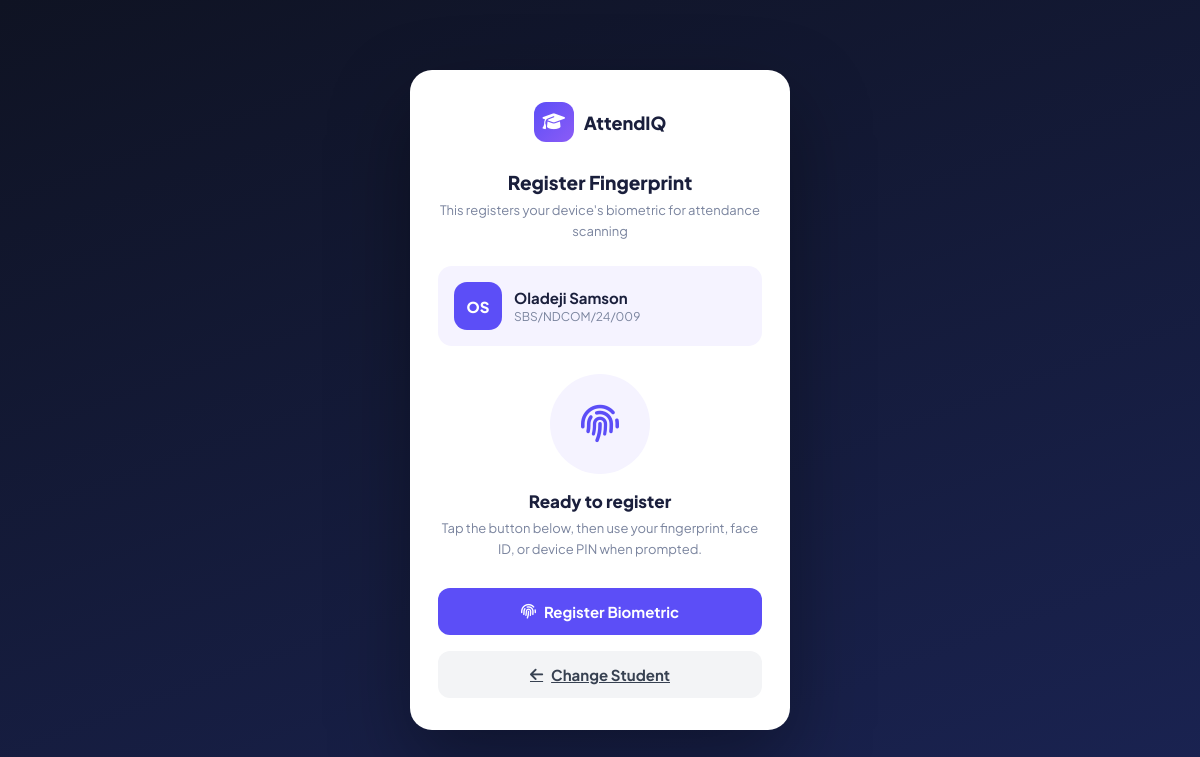
/mobile/register.php?sid=7, run on the app's committed database.
### tables this page shows
CREATE TABLE `students` (
  `id` int(11) NOT NULL,
  `matric_no` varchar(40) NOT NULL,
  `full_name` varchar(120) NOT NULL,
  `email` varchar(120) DEFAULT NULL,
  `phone` varchar(20) DEFAULT NULL,
  `gender` enum('Male','Female','Other') DEFAULT 'Male',
  `is_active` tinyint(1) NOT NULL DEFAULT 1,
  `created_at` datetime DEFAULT current_timestamp()
);

### include/config.php (called while the page is built, shortened)
<?php
function db(): PDO {
    static $pdo = null;
    if ($pdo === null) {
        try {
            $dbUrl = getenv('DATABASE_URL');
            if ($dbUrl) {
                $parsed = parse_url($dbUrl);
                $host = $parsed['host'] ?? 'localhost';
                $port = $parsed['port'] ?? 5432;
                $dbname = ltrim($parsed['path'] ?? '/postgres', '/');
                $user = $parsed['user'] ?? 'postgres';
                $pass = $parsed['pass'] ?? '';
                $dsn = "pgsql:host=$host;port=$port;dbname=$dbname";
                $pdo = new PDO($dsn, $user, $pass, [
                    PDO::ATTR_ERRMODE            => PDO::ERRMODE_EXCEPTION,
                    PDO::ATTR_DEFAULT_FETCH_MODE => PDO::FETCH_ASSOC,
                    PDO::ATTR_EMULATE_PREPARES   => false,
                ]);
                $pdo->exec("SET TIME ZONE 'Africa/Lagos'");
            } else {
                $dsn = 'mysql:host=' . DB_HOST . ';dbname=' . DB_NAME . ';charset=utf8mb4';
                $pdo = new PDO($dsn, DB_USER, DB_PASS, [
                    PDO::ATTR_ERRMODE            => PDO::ERRMODE_EXCEPTION,
                    PDO::ATTR_DEFAULT_FETCH_MODE => PDO::FETCH_ASSOC,
                    PDO::ATTR_EMULATE_PREPARES   => false,
                ]);
                $pdo->exec("SET time_zone = '+01:00'");
            }
        } catch (PDOException $e) {
            http_response_code(500);
            die(json_encode(['error' => 'Database connection failed: ' . $e->getMessage()]));
        }
    }
    return $pdo;
}

### mobile/register.php (the view, shortened to what this page needs)
<?php
require_once __DIR__ . '/../include/config.php';
$studentId = (int)($_GET['sid'] ?? 0);
$student   = null;
$error     = '';
if ($studentId) {
    $s = db()->prepare('SELECT id, full_name, matric_no FROM students WHERE id=? AND is_active=TRUE');
    $s->execute([$studentId]);
    $student = $s->fetch();
}
$hasFp = false;
if ($student) {
    $fp = db()->prepare('SELECT id FROM webauthn_credentials WHERE student_id=?');
    $fp->execute([$student['id']]);
    $hasFp = (bool)$fp->fetch();
}
?>
<!DOCTYPE html>
<html lang="en">
<head>
<link rel="stylesheet" href="https://cdnjs.cloudflare.com/ajax/libs/font-awesome/6.5.0/css/all.min.css">
</head>
<body>
<div class="card">
  <div class="logo">
    <div class="logo-mark"><i class="fa-solid fa-graduation-cap"></i></div>
    <div class="logo-text">AttendIQ</div>
  </div>
  <?php if (!$student && !$error): ?>
    <h1>Register Fingerprint</h1>
    <p class="sub">Enter your matric number to get started</p>
    <form method="GET">
      <div>
        <label>Matric Number</label>
        <input name="matric" placeholder="CSC/2021/001" required style="margin-bottom:12px">
      </div>
      <button type="submit" class="btn btn-primary"><i class="fa-solid fa-magnifying-glass"></i> Find Me</button>
    </form>
  <?php elseif ($error): ?>
    <div class="alert alert-error"><i class="fa-solid fa-circle-exclamation"></i><?= htmlspecialchars($error) ?></div>
    <a href="register.php" class="btn btn-ghost" style="display:flex"><i class="fa-solid fa-arrow-left"></i> Try again</a>
  <?php else: ?>
    <h1><?= $hasFp ? 'Re-register' : 'Register' ?> Fingerprint</h1>
    <p class="sub">This registers your device's biometric for attendance scanning</p>
    <div class="stu-chip">
      <div class="stu-av"><?= strtoupper(substr($student['full_name'],0,1)) . strtoupper(substr(explode(' ',$student['full_name'])[1]??'?',0,1)) ?></div>
      <div>
        <div class="stu-name"><?= htmlspecialchars($student['full_name']) ?></div>
        <div class="stu-matric"><?= htmlspecialchars($student['matric_no']) ?></div>
      </div>
    </div>
    <div id="reg-ui">
      <div class="state">
        <div class="fp-ring idle" id="fp-ring"><i class="fa-solid fa-fingerprint"></i></div>
        <div class="state-title" id="state-title">Ready to register</div>
        <div class="state-sub" id="state-sub">Tap the button below, then use your fingerprint, face ID, or device PIN when prompted.</div>
      </div>
      <div style="margin-top:20px;display:flex;flex-direction:column;gap:8px">
        <button class="btn btn-primary" id="reg-btn" onclick="startRegistration()">
          <i class="fa-solid fa-fingerprint"></i> Register Biometric
        </button>
        <a href="register.php" class="btn btn-ghost" style="display:flex"><i class="fa-solid fa-arrow-left"></i> Change Student</a>
      </div>
    </div>
  <?php endif; ?>
</div>
</body>
</html>

### mobile/register.php (style rules this page uses)
*,*::before,*::after { box-sizing:border-box;margin:0;padding:0 }
:root { --brand:#5c4ef7;--green:#22c48c;--red:#e84646;--amber:#f5a524 }
body { font-family:'Plus Jakarta Sans',sans-serif;background:linear-gradient(160deg,#0f1323 0%,#1a2352 100%); min-height:100vh;display:flex;align-items:center;justify-content:center;padding:20px;color:#1a1f3c }
.card { background:#fff;border-radius:22px;width:100%;max-width:380px;padding:32px 28px;box-shadow:0 32px 80px rgba(0,0,0,.35) }
.logo { display:flex;align-items:center;gap:10px;margin-bottom:28px;justify-content:center }
.logo-mark { width:40px;height:40px;background:linear-gradient(135deg,#5c4ef7,#8b5cf6);border-radius:12px; display:flex;align-items:center;justify-content:center;color:#fff;font-size:18px }
.logo-text { font-size:18px;font-weight:800;color:#1a1f3c }
h1 { font-size:19px;font-weight:800;margin-bottom:6px;text-align:center }
.sub { font-size:13px;color:#7a849e;text-align:center;margin-bottom:24px;line-height:1.6 }
.stu-chip { background:#f5f3ff;border-radius:14px;padding:16px;display:flex;align-items:center;gap:12px;margin-bottom:20px }
.stu-av { width:48px;height:48px;background:var(--brand);border-radius:13px;display:flex;align-items:center; justify-content:center;font-size:15px;font-weight:800;color:#fff;flex-shrink:0 }
.stu-name { font-size:15px;font-weight:700 }
.stu-matric { font-size:12px;color:#7a849e;margin-top:2px }
.btn { width:100%;padding:14px;border-radius:12px;border:none;font-family:inherit;font-size:15px; font-weight:700;cursor:pointer;display:flex;align-items:center;justify-content:center;gap:8px;transition:all .15s }
.btn-primary { background:var(--brand);color:#fff }
.btn-ghost { background:#f3f4f6;color:#374151;margin-top:8px }
.state { text-align:center;padding:8px 0 }
.state-title { font-size:17px;font-weight:800;margin-bottom:6px }
.state-sub { font-size:13px;color:#7a849e;line-height:1.6 }
.fp-ring { width:100px;height:100px;border-radius:50%;margin:0 auto 16px;display:flex;align-items:center;justify-content:center;font-size:38px }
.fp-ring.idle { background:#f5f3ff;color:var(--brand) }

### data on the page
students: full_name "O", full_name "S", full_name "Oladeji Samson", matric_no "SBS/NDCOM/24/009"
